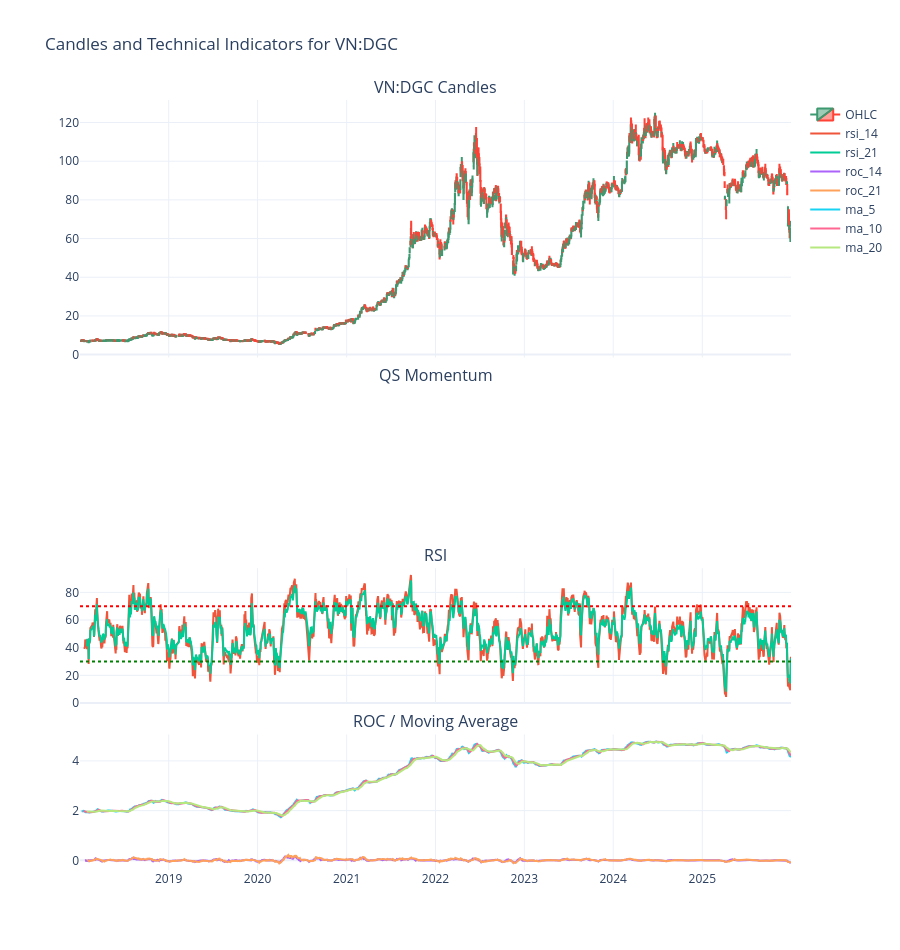

The notebook cell this image was saved under:
### Code cell
import polars as pl
import plotly.graph_objects as go
from plotly.subplots import make_subplots

symbol = "VN:DGC"

acb = (
    featured
    .filter(pl.col("symbol") == symbol)
    .sort("date")
)

if acb.is_empty():
    available = (
        featured
        .filter(pl.col("symbol").str.to_uppercase().str.contains("ACB"))
        .select("symbol")
        .unique()
        .to_series()
        .to_list()
    )
    raise ValueError(f"No rows for {symbol}. ACB-like symbols found: {available}")

pdf = acb.to_pandas()

technical_cols = [
    col for col in acb.columns
    if acb.schema[col].is_numeric()
    and ("qsmom" in col or col.startswith(("rsi_", "roc_", "ma_")))
]

qsmom_cols = [c for c in technical_cols if "qsmom" in c]
rsi_cols = [c for c in technical_cols if c.startswith("rsi_")]
roc_cols = [c for c in technical_cols if c.startswith("roc_")]
ma_cols = [c for c in technical_cols if c.startswith("ma_")]

fig = make_subplots(
    rows=4,
    cols=1,
    shared_xaxes=True,
    vertical_spacing=0.04,
    row_heights=[0.38, 0.22, 0.20, 0.20],
    subplot_titles=[
        f"{symbol} Candles",
        "QS Momentum",
        "RSI",
        "ROC / Moving Average",
    ],
)

fig.add_trace(
    go.Candlestick(
        x=pdf["date"],
        open=pdf["open"],
        high=pdf["high"],
        low=pdf["low"],
        close=pdf["close"],
        name="OHLC",
    ),
    row=1,
    col=1,
)

for col in qsmom_cols:
    fig.add_trace(go.Scatter(x=pdf["date"], y=pdf[col], mode="lines", name=col), row=2, col=1)

for col in rsi_cols:
    fig.add_trace(go.Scatter(x=pdf["date"], y=pdf[col], mode="lines", name=col), row=3, col=1)

fig.add_hline(y=70, line_dash="dot", line_color="red", row=3, col=1)
fig.add_hline(y=30, line_dash="dot", line_color="green", row=3, col=1)

for col in [*roc_cols, *ma_cols]:
    fig.add_trace(go.Scatter(x=pdf["date"], y=pdf[col], mode="lines", name=col), row=4, col=1)

fig.update_layout(
    height=950,
    title=f"Candles and Technical Indicators for {symbol}",
    xaxis_rangeslider_visible=False,
    hovermode="x unified",
    template="plotly_white",
)

fig.show()

### Figure 1 — Plotly figure (JSON) as saved in the notebook; plotly's stock layout.template omitted (floating-point values rounded to 4 significant figures; data arrays with more than 128 entries replaced by an {"elided": "..."} marker saying what was removed)
{"data": [{"close": {"elided": "1993 float values"}, "high": {"elided": "1993 float values"}, "low": {"elided": "1993 float values"}, "name": "OHLC", "open": {"elided": "1993 float values"}, "type": "candlestick", "x": {"elided": "1993 str values"}, "xaxis": "x", "yaxis": "y"}, {"mode": "lines", "name": "rsi_14", "type": "scatter", "x": {"elided": "1993 str values"}, "xaxis": "x3", "y": {"elided": "1993 float values"}, "yaxis": "y3"}, {"mode": "lines", "name": "rsi_21", "type": "scatter", "x": {"elided": "1993 str values"}, "xaxis": "x3", "y": {"elided": "1993 float values"}, "yaxis": "y3"}, {"mode": "lines", "name": "roc_14", "type": "scatter", "x": {"elided": "1993 str values"}, "xaxis": "x4", "y": {"elided": "1993 float values"}, "yaxis": "y4"}, {"mode": "lines", "name": "roc_21", "type": "scatter", "x": {"elided": "1993 str values"}, "xaxis": "x4", "y": {"elided": "1993 float values"}, "yaxis": "y4"}, {"mode": "lines", "name": "ma_5", "type": "scatter", "x": {"elided": "1993 str values"}, "xaxis": "x4", "y": {"elided": "1993 float values"}, "yaxis": "y4"}, {"mode": "lines", "name": "ma_10", "type": "scatter", "x": {"elided": "1993 str values"}, "xaxis": "x4", "y": {"elided": "1993 float values"}, "yaxis": "y4"}, {"mode": "lines", "name": "ma_20", "type": "scatter", "x": {"elided": "1993 str values"}, "xaxis": "x4", "y": {"elided": "1993 float values"}, "yaxis": "y4"}], "layout": {"annotations": [{"font": {"size": 16}, "showarrow": false, "text": "VN:DGC Candles", "x": 0.5, "xanchor": "center", "xref": "paper", "y": 1, "yanchor": "bottom", "yref": "paper"}, {"font": {"size": 16}, "showarrow": false, "text": "QS Momentum", "x": 0.5, "xanchor": "center", "xref": "paper", "y": 0.6256, "yanchor": "bottom", "yref": "paper"}, {"font": {"size": 16}, "showarrow": false, "text": "RSI", "x": 0.5, "xanchor": "center", "xref": "paper", "y": 0.392, "yanchor": "bottom", "yref": "paper"}, {"font": {"size": 16}, "showarrow": false, "text": "ROC / Moving Average", "x": 0.5, "xanchor": "center", "xref": "paper", "y": 0.176, "yanchor": "bottom", "yref": "paper"}], "height": 950, "hovermode": "x unified", "shapes": [{"line": {"color": "red", "dash": "dot"}, "type": "line", "x0": 0, "x1": 1, "xref": "x3 domain", "y0": 70, "y1": 70, "yref": "y3"}, {"line": {"color": "green", "dash": "dot"}, "type": "line", "x0": 0, "x1": 1, "xref": "x3 domain", "y0": 30, "y1": 30, "yref": "y3"}], "title": {"text": "Candles and Technical Indicators for VN:DGC"}, "xaxis": {"anchor": "y", "domain": [0, 1], "matches": "x4", "rangeslider": {"visible": false}, "showticklabels": false}, "xaxis2": {"anchor": "y2", "domain": [0, 1], "matches": "x4", "showticklabels": false}, "xaxis3": {"anchor": "y3", "domain": [0, 1], "matches": "x4", "showticklabels": false}, "xaxis4": {"anchor": "y4", "domain": [0, 1]}, "yaxis": {"anchor": "x", "domain": [0.6656, 1]}, "yaxis2": {"anchor": "x2", "domain": [0.432, 0.6256]}, "yaxis3": {"anchor": "x3", "domain": [0.216, 0.392]}, "yaxis4": {"anchor": "x4", "domain": [0, 0.176]}}}
